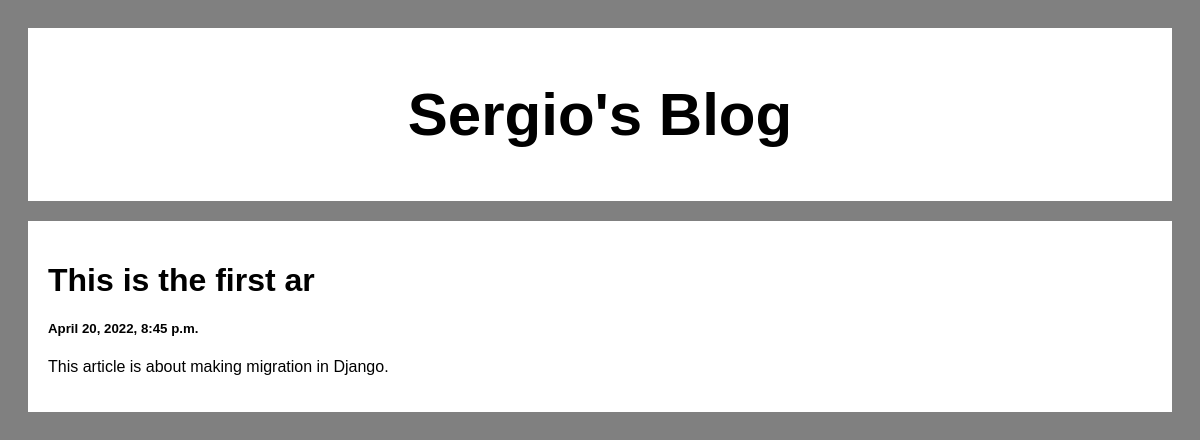
The app's page /postview/1 with its own data.
### posts/models.py (models this page shows)
class Post(models.Model):
    title = models.CharField(max_length=20)
    body = models.CharField(max_length=1000000)
    created_at = models.DateTimeField(default=datetime.now,blank=True)

### posts/views.py (the view)
# urls.py: path('postview/<str:pk>',views.postview,name='postview')
def postview(request, pk):
    posts = Post.objects.get(id=pk)
    return render(request, 'postview.html', {'posts': posts})

### templates/postview.html (shortened to what this page needs)
<!DOCTYPE html>
<html lang="en">
<head>
</head>
<body>
<div class="header">
    <h2>Sergio's Blog</h2>
</div>
    <div class="row">
        <div class="leftcolumn">
            <div class="card">
                    <h1>{{posts.title}}</h1>
                    <h5>{{posts.created_at}}</h5>
                    <p>{{posts.body}}</p>
            </div>
        </div>
    </div>
</body>
</html>

### templates/postview.html (style rules this page uses)
* { box-sizing:border-box; }
body { font-family:Arial; padding : 20px; background: grey; }
.header { padding:2px; font-size:40px; text-align:center; background:white; }
.leftcolumn { float:left; width:100%; }
.card { background-color:white; padding:20px; margin-top:20px; }
.row:after { content:""; display:table; clear:both; }

### records on screen
Post: title "This is the first ar", created_at "April 20, 2022, 8:45 p.m.", body "This article is about making migration in Django."
